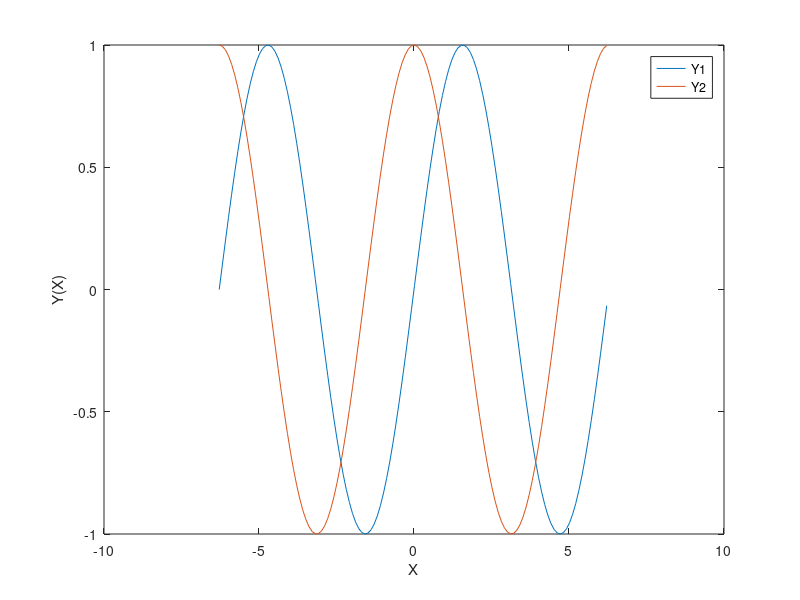

This chart was generated by the following MATLAB code:
% Q1
result=10;
n=10;
factorial(10)
for i=1:9
    result=result*(n-i);
end
disp(result)

while j<10
    result=result*(n-j);
    j=j+1;
end
disp(result)

% Q2

F=[0,1];
for i=[2:10]
    F=[F,F(i)+F(i-1)];
end
F

% Q3
x=-2*pi:0.1:2*pi;
y1=sin(x); 
y2=cos(x);
y3=tan(x);
y4=exp(-x.^2);

plot(x,y1);
hold on 
plot(x,y2);
xlabel('X')
ylabel('Y(X)')
legend('Y1','Y2')

% subplot(2,2,1)
% plot(x,y1)
% xlabel('X')
% ylabel('Y1(X)')
% % legend('Y1')
% subplot(2,2,2)
% plot(x,y2)
% xlabel('X')
% ylabel('Y2(X)')
% % legend('Y2')
% subplot(2,2,3)
% plot(x,y3)
% xlabel('X')
% ylabel('Y3(X)')
% % legend('Y3')
% subplot(2,2,4)
% plot(x,y4)
% xlabel('X')
% ylabel('Y4(X)')
% % legend('Y4')
